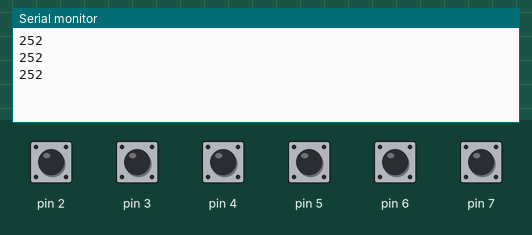
Simulated run of this sketch. Board: Arduino Uno, built with avr-gcc and run on an emulated ATmega328P. On the bench: the last lines printed to the serial monitor. The test bench sets the inputs (shaded band); at power-on: pin 2–7 HIGH.

Above: at 2.8 s.
2.9 s: pin 2 pulled LOW for 1.2 s
At 3.8 s:
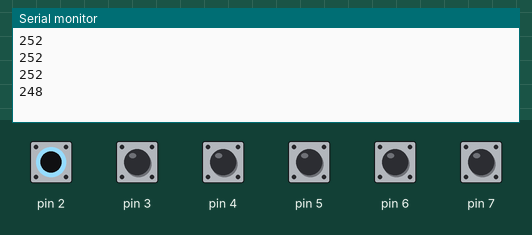
5.6 s: pin 3 pulled LOW for 1.2 s
At 6.4 s:
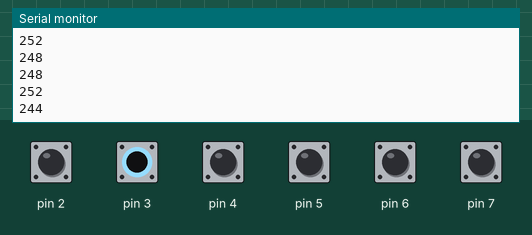
8.3 s: pin 4 pulled LOW for 1.2 s
At 9.8 s:
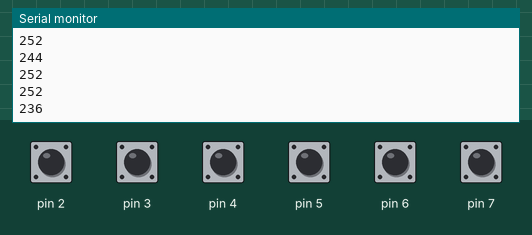
11.0 s: pin 5 pulled LOW for 1.2 s
At 11.5 s:
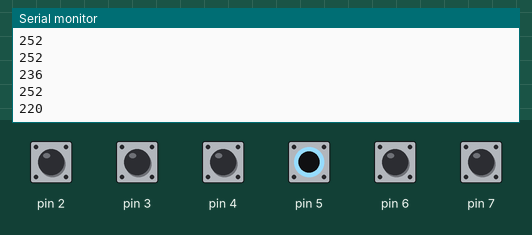
13.7 s: pin 6 pulled LOW for 1.2 s
At 14.8 s:
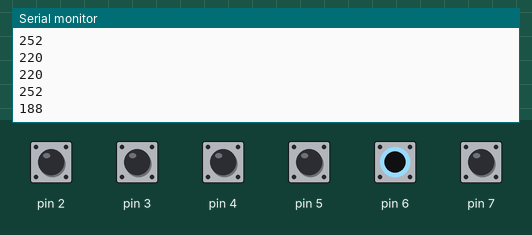
16.4 s: pin 7 pulled LOW for 1.2 s
At 17.8 s:
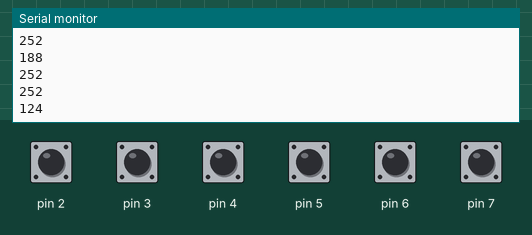
Timing chart, 0 to 19.4 s (numbered marks = the images above; inputs shaded):
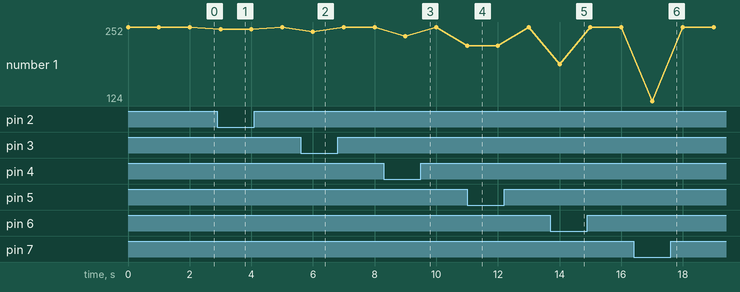

Measured:
- after the input at 2.9 s, the serial monitor: prints a new line after 0.10 s (image 1)
- after the input at 5.6 s, the serial monitor: prints a new line after 0.40 s (image 2)
- after the input at 8.3 s, the serial monitor: prints a new line after 0.70 s (image 3)
- after the input at 11.0 s, the serial monitor: prints a new line at once (image 4)
- after the input at 13.7 s, the serial monitor: prints a new line after 0.30 s (image 5)
- after the input at 16.4 s, the serial monitor: prints a new line after 0.60 s (image 6)

The sketch:

PINDTest.ino
```cpp
void setup() {
  Serial.begin ( 250000 ) ;

  pinMode ( 2, INPUT_PULLUP ) ;//1
  pinMode ( 3, INPUT_PULLUP ) ;//2
  pinMode ( 4, INPUT_PULLUP ) ;//3
  pinMode ( 5, INPUT_PULLUP ) ;//4
  pinMode ( 6, INPUT_PULLUP ) ;//5
  pinMode ( 7, INPUT_PULLUP ) ;//6

  //DDRD = 0xFF ;
}

void loop() {
  byte reg = PIND ;
  Serial.println ( reg ) ;
  delay ( 1000 ) ;
}
```
